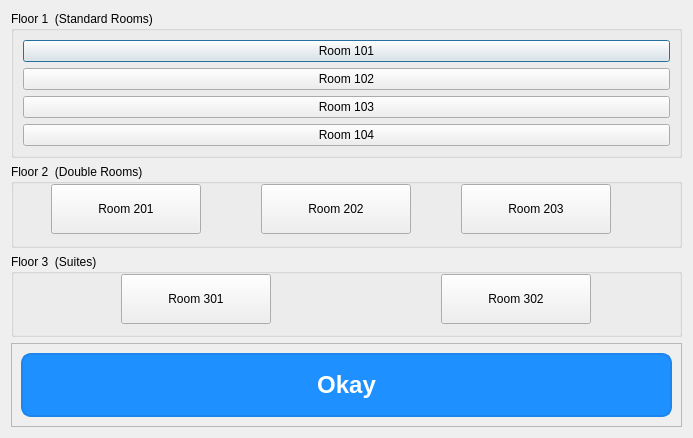
<?xml version="1.0" encoding="UTF-8"?>
<ui version="4.0">
 <class>CheckInDialog</class>
 <widget class="QDialog" name="CheckInDialog">
  <property name="geometry">
   <rect>
    <x>0</x>
    <y>0</y>
    <width>693</width>
    <height>438</height>
   </rect>
  </property>
  <property name="windowTitle">
   <string>Room Management</string>
  </property>
  <layout class="QVBoxLayout" name="verticalLayout_3">
   <item>
    <widget class="QGroupBox" name="groupBox">
     <property name="sizePolicy">
      <sizepolicy hsizetype="Expanding" vsizetype="Expanding">
       <horstretch>0</horstretch>
       <verstretch>0</verstretch>
      </sizepolicy>
     </property>
     <property name="title">
      <string>Floor 1  (Standard Rooms)</string>
     </property>
     <layout class="QVBoxLayout" name="verticalLayout_2">
      <item>
       <widget class="QPushButton" name="pushButtonRoom101">
        <property name="sizePolicy">
         <sizepolicy hsizetype="Expanding" vsizetype="Expanding">
          <horstretch>0</horstretch>
          <verstretch>0</verstretch>
         </sizepolicy>
        </property>
        <property name="text">
         <string>Room 101</string>
        </property>
       </widget>
      </item>
      <item>
       <widget class="QPushButton" name="pushButtonRoom102">
        <property name="sizePolicy">
         <sizepolicy hsizetype="Expanding" vsizetype="Expanding">
          <horstretch>0</horstretch>
          <verstretch>0</verstretch>
         </sizepolicy>
        </property>
        <property name="text">
         <string>Room 102</string>
        </property>
       </widget>
      </item>
      <item>
       <widget class="QPushButton" name="pushButtonRoom103">
        <property name="sizePolicy">
         <sizepolicy hsizetype="Expanding" vsizetype="Expanding">
          <horstretch>0</horstretch>
          <verstretch>0</verstretch>
         </sizepolicy>
        </property>
        <property name="text">
         <string>Room 103</string>
        </property>
       </widget>
      </item>
      <item>
       <widget class="QPushButton" name="pushButtonRoom104">
        <property name="sizePolicy">
         <sizepolicy hsizetype="Expanding" vsizetype="Expanding">
          <horstretch>0</horstretch>
          <verstretch>0</verstretch>
         </sizepolicy>
        </property>
        <property name="text">
         <string>Room 104</string>
        </property>
       </widget>
      </item>
     </layout>
    </widget>
   </item>
   <item>
    <widget class="QGroupBox" name="groupBox_2">
     <property name="sizePolicy">
      <sizepolicy hsizetype="Expanding" vsizetype="Expanding">
       <horstretch>0</horstretch>
       <verstretch>0</verstretch>
      </sizepolicy>
     </property>
     <property name="title">
      <string>Floor 2  (Double Rooms)</string>
     </property>
     <widget class="QPushButton" name="pushButtonRoom201">
      <property name="geometry">
       <rect>
        <x>40</x>
        <y>20</y>
        <width>150</width>
        <height>50</height>
       </rect>
      </property>
      <property name="sizePolicy">
       <sizepolicy hsizetype="Expanding" vsizetype="Expanding">
        <horstretch>0</horstretch>
        <verstretch>0</verstretch>
       </sizepolicy>
      </property>
      <property name="text">
       <string>Room 201</string>
      </property>
     </widget>
     <widget class="QPushButton" name="pushButtonRoom202">
      <property name="geometry">
       <rect>
        <x>250</x>
        <y>20</y>
        <width>150</width>
        <height>50</height>
       </rect>
      </property>
      <property name="sizePolicy">
       <sizepolicy hsizetype="Expanding" vsizetype="Expanding">
        <horstretch>0</horstretch>
        <verstretch>0</verstretch>
       </sizepolicy>
      </property>
      <property name="text">
       <string>Room 202</string>
      </property>
     </widget>
     <widget class="QPushButton" name="pushButtonRoom203">
      <property name="geometry">
       <rect>
        <x>450</x>
        <y>20</y>
        <width>150</width>
        <height>50</height>
       </rect>
      </property>
      <property name="sizePolicy">
       <sizepolicy hsizetype="Expanding" vsizetype="Expanding">
        <horstretch>0</horstretch>
        <verstretch>0</verstretch>
       </sizepolicy>
      </property>
      <property name="text">
       <string>Room 203</string>
      </property>
     </widget>
    </widget>
   </item>
   <item>
    <widget class="QGroupBox" name="groupBox_3">
     <property name="sizePolicy">
      <sizepolicy hsizetype="Expanding" vsizetype="Expanding">
       <horstretch>0</horstretch>
       <verstretch>0</verstretch>
      </sizepolicy>
     </property>
     <property name="title">
      <string>Floor 3  (Suites)</string>
     </property>
     <widget class="QPushButton" name="pushButtonRoom301">
      <property name="geometry">
       <rect>
        <x>110</x>
        <y>20</y>
        <width>150</width>
        <height>50</height>
       </rect>
      </property>
      <property name="sizePolicy">
       <sizepolicy hsizetype="Expanding" vsizetype="Expanding">
        <horstretch>0</horstretch>
        <verstretch>0</verstretch>
       </sizepolicy>
      </property>
      <property name="text">
       <string>Room 301</string>
      </property>
     </widget>
     <widget class="QPushButton" name="pushButtonRoom302">
      <property name="geometry">
       <rect>
        <x>430</x>
        <y>20</y>
        <width>150</width>
        <height>50</height>
       </rect>
      </property>
      <property name="sizePolicy">
       <sizepolicy hsizetype="Expanding" vsizetype="Expanding">
        <horstretch>0</horstretch>
        <verstretch>0</verstretch>
       </sizepolicy>
      </property>
      <property name="text">
       <string>Room 302</string>
      </property>
     </widget>
    </widget>
   </item>
   <item>
    <widget class="QFrame" name="frame">
     <property name="sizePolicy">
      <sizepolicy hsizetype="Expanding" vsizetype="Expanding">
       <horstretch>0</horstretch>
       <verstretch>0</verstretch>
      </sizepolicy>
     </property>
     <property name="frameShape">
      <enum>QFrame::Shape::StyledPanel</enum>
     </property>
     <property name="frameShadow">
      <enum>QFrame::Shadow::Raised</enum>
     </property>
     <layout class="QHBoxLayout" name="horizontalLayout">
      <item>
       <widget class="QPushButton" name="pushButtonOkay">
        <property name="sizePolicy">
         <sizepolicy hsizetype="Expanding" vsizetype="Expanding">
          <horstretch>0</horstretch>
          <verstretch>0</verstretch>
         </sizepolicy>
        </property>
        <property name="styleSheet">
         <string notr="true">QPushButton {
    background-color: #1E90FF;  /* Dodger Blue */
    border: 2px solid #1C86EE;  /* Steel Blue */
    border-radius: 10px;
    padding: 10px;
    color: white;
    font-size: 24px;
    font-weight: bold;
    box-shadow: 2px 2px 5px rgba(0, 0, 0, 0.5);
}
QPushButton:hover {
    background-color: #63B8FF;  /* Light Sky Blue */
}
QPushButton:pressed {
    background-color: #1C86EE;  /* Steel Blue */
    padding-left: 12px;
    padding-top: 12px;
}</string>
        </property>
        <property name="text">
         <string>Okay</string>
        </property>
       </widget>
      </item>
     </layout>
    </widget>
   </item>
  </layout>
 </widget>
 <resources/>
 <connections/>
</ui>
